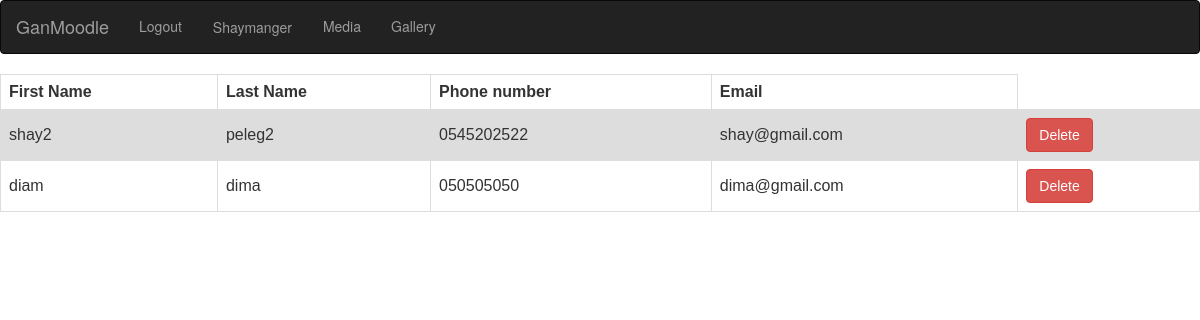
The page /users/my_group/ (signed in) on the database its author committed.
### users/models.py (models this page shows)
class User(AbstractUser):
    is_admin = models.BooleanField(default=False)
    is_manager = models.BooleanField(default=False)
    is_parent = models.BooleanField(default=False)
    first_name = models.CharField(max_length=100)
    last_name = models.CharField(max_length=100)
    phone_number = models.CharField(max_length=10)
    gangroups = models.ManyToManyField(GanGroup)
    profile_pic = models.ImageField(upload_to='profilepics',null=True,blank=True)

### users/views.py (the view)
# urls.py: path('my_group/',views.view_my_group, name='my_group'),
def view_my_group(request):
    group= request.user.gangroups.all()
    parents = User.objects.filter(is_parent=True).filter(gangroups=group[0])
    return render(request,'my_group.html',{ "parents":parents})

### templates/my_group.html (shortened to what this page needs)
<link rel="stylesheet" href="https://maxcdn.bootstrapcdn.com/bootstrap/3.3.7/css/bootstrap.min.css">
<nav class="navbar navbar-inverse">
  <div class="container-fluid">
<div class="navbar-header">
  <a class="navbar-brand" href="{% url 'homepage' %}">GanMoodle</a>
</div>
<div class="collapse navbar-collapse" id="bs-example-navbar-collapse-1">
  <ul class="nav navbar-nav">
    {% if user.is_authenticated %}
      <li class="nav-item">
        <a class="nav-link" href="{% url 'logout' %}">Logout</a>
      </li>
      <li class="nav-item">
        <a class="btn btn-outline-primary" href="{% url 'profile' %}">{{user.username|title}}</a>
      </li>
      <li class="nav-item">
        <a class="nav-link" href="{% url 'media_page' %}">Media</a>
      </li>
      <li class="nav-item">
           <a class="nav-link" href="{% url 'gallery_page' %}">Gallery</a>
         </li>
    {% else %}
    <li><a href="{% url 'register' %}">Sign up </a></li>
    <li ><a  href="{% url 'login' %}">Sign in</a></li>
    {% endif %}
  </ul>
  </div>
</div>
</nav>
<div class="flex_c">
<table>
  <tr>
    <th>First Name</th>
    <th>Last Name</th>
    <th>Phone number</th>
    <th>Email</th>
  </tr>
  {% for p in parents %}
  <tr>
    <td>{{ p.first_name }}</td>
    <td>{{ p.last_name }}</td>
    <td>{{ p.phone_number }}</td>
    <td>{{ p.email }}</td>
    {% if user.is_manager %}
  <td><a href="delete_parent/{{ p.pk }}/"><input class="btn btn-danger" type="submit" value="Delete"></a></td>
  {% endif %}
  </tr>
  {% endfor %}
</table>
</div>

### templates/my_group.html (style rules this page uses)
table { font-family: arial, sans-serif; border-collapse: collapse; width: 100%; }
td, th { border: 1px solid #dddddd; text-align: left; padding: 8px; }
tr:nth-child(even) { background-color: #dddddd; }

### rows shown on the page
User: username "Shaymanger"
User: first_name "shay2", last_name "peleg2", phone_number "0545202522", email "shay@gmail.com"
User: first_name "diam", last_name "dima", phone_number "050505050", email "dima@gmail.com"
